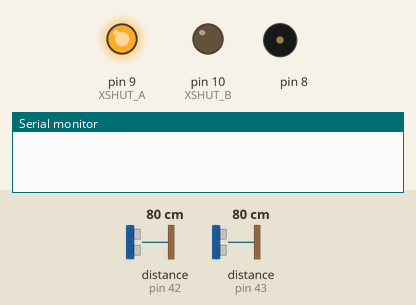
This sketch was run on a simulated Arduino Uno, built with avr-gcc and run on an emulated ATmega328P. On the bench: output pins drawn as LEDs (lit = HIGH), buzzer (waves = sounding), the last lines printed to the serial monitor. The inputs (shaded band) are chosen by the test bench; at power-on: distance to the obstacle (sensors on pin 42, pin 43) 80 cm.

Above: at 0.1 s.
At 1.4 s:
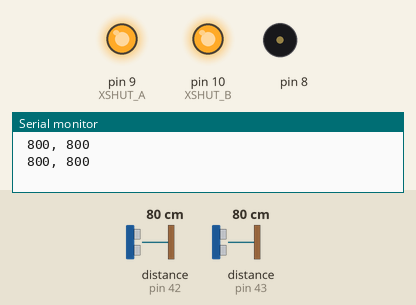
1.5 s: distance to the obstacle (sensor on pin 42) set to 2 cm
4.5 s: distance to the obstacle (sensor on pin 43) set to 2 cm
7.5 s: distance to the obstacle (sensor on pin 42) set to 18 cm
10.5 s: distance to the obstacle (sensor on pin 43) set to 120 cm
Timing chart, 0 to 14.5 s (numbered marks = the images above; inputs shaded):
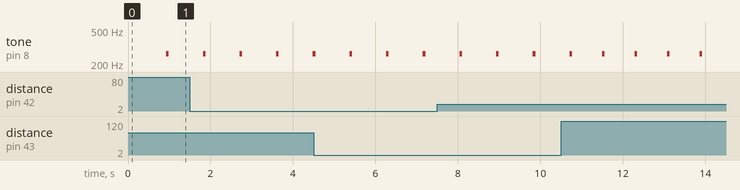

The sketch:

sketch_oct27d.ino
```cpp
#include <VL53L1X.h>
#include <pitches.h>
#include <Wire.h>
VL53L1X sensor_A; //센서 오브젝트 생성
VL53L1X sensor_B; //센서 오브젝트 생성
int startTime = millis(); //타이밍 루프
int mInterval = 100; //리프레시 10hz

#define XSHUT_A 9
#define XSHUT_B 10

#define M_INTERVAL 50

void setup() {

    Serial.begin(115200);

    Wire.begin(); // I2C
    Wire.setClock(400000); // 400khz I2c

    // 핀모드를 output으로
    pinMode(XSHUT_A ,OUTPUT);
    pinMode(XSHUT_B ,OUTPUT);

    //모든 tof를 끔
    digitalWrite(XSHUT_A, LOW);
    digitalWrite(XSHUT_B, LOW);

    //-----------------------------------------------------------------
    //FIRST WE WILL CONFIGURE AND SETUP SENSOR_A
    //-----------------------------------------------------------------
    delay(50);
    digitalWrite(XSHUT_A, HIGH); //센서 A 켬
    delay(50);

    sensor_A.setTimeout(500); //센서 타임아웃 세팅

    if (!sensor_A.init())//센서 초기화 try
    {
        //센서가 시간 내에 응답하지 않음
        Serial.println("Sensor_A is not responding, check your wiring");
    }
    else
    {
        sensor_A.setAddress(42); //센서 I2C 주소 세팅
        sensor_A.setDistanceMode(VL53L1X::Long); //Set the sensor to maximum range of 4 meters
        sensor_A.setMeasurementTimingBudget(40000); //Set its timing budget in microseconds longer timing budgets will give more accurate measurements
        sensor_A.startContinuous(M_INTERVAL); //Sets the interval where a measurement can be requested in milliseconds
    }

    //-----------------------------------------------------------------
    //NOW CONFIGURE AND SETUP SENSOR_B
    //-----------------------------------------------------------------
    delay(50);
    digitalWrite(XSHUT_B, HIGH); //Turn sensor_A on
    delay(50);

    sensor_B.setTimeout(500); //Set the sensors timeout

    if (!sensor_B.init())//try to initilise the sensor
    {
        //Sensor does not respond within the timeout time
        Serial.println("Sensor_A is not responding, check your wiring");
    }
    else
    {
        sensor_B.setAddress(43); //Set the sensors I2C address
        sensor_B.setDistanceMode(VL53L1X::Long); //Set the sensor to maximum range of 4 meters
        sensor_B.setMeasurementTimingBudget(40000); //Set its timing budget in microseconds longer timing budgets will give more accurate measurements
        sensor_B.startContinuous(M_INTERVAL); //Sets the interval where a measurement can be requested in milliseconds
    }

}

char buf[40];

word M;
int B; //Beat

void loop() {
    //We have to be careful here. If we request a measurement before the measurement has been taken your
    //code will be blovked until the measurement is complete. In order to stop this from happening we
    //must ensure that time between measurement requests is greater than the timing budget and the argument
    //given in the startContinuous() function. In our case our measurement time must be greater than 50mS.

    if((millis()- startTime) > mInterval)
    {
        sprintf(buf, "%4d,%4d",sensor_A.read(),sensor_B.read());
        Serial.println(buf); //Get a reading in millimeters
        startTime = millis();
    }

if(sensor_B.read() < 1000 && sensor_B.read() < sensor_A.read()){
  M = NOTE_C3;
  B = 32;
}
if(sensor_B.read() < 1000 && sensor_A.read() < 1000){
  M = NOTE_C4;
  B = 32;
}
if(sensor_A.read() < 1000 && sensor_A.read() < sensor_B.read()){
  M = NOTE_C5;
  B = 32;
}


if(1000 < sensor_B.read() < 2000 && sensor_B.read() < sensor_A.read()){
  M = NOTE_C3;
  B = 16;
}
if(1000 < sensor_B.read() < 2000 && 1000 < sensor_A.read() < 2000){
  M = NOTE_C4;
  B = 16;
}
if(1000 < sensor_A.read() && sensor_A.read() < 2000 && sensor_A.read() < sensor_B.read()){
  M = NOTE_C5;
  B = 16;
}


if(2000 < sensor_B.read() && sensor_B.read() < 3000 && sensor_B.read() < sensor_A.read()){
  M = NOTE_C3;
  B = 8;
}
if(2000 < sensor_B.read() && sensor_B.read() < 3000 && 2000 < sensor_A.read() < 3000){
  M = NOTE_C4;
  B = 8;
}
if(2000 < sensor_A.read() && sensor_A.read() < 3000 && sensor_A.read() < sensor_B.read()){
  M = NOTE_C5;
  B = 8;
}


if(3000 < sensor_B.read() && sensor_B.read() < 3800 && sensor_B.read() < sensor_A.read()){
  M = NOTE_C3;
  B = 4;
}
if(3000 < sensor_B.read() && sensor_B.read() < 3800 && 3000 < sensor_A.read() < 3800){
  M = NOTE_C4;
  B = 4;
}
if(3000 < sensor_A.read() && sensor_A.read() < 3800 && sensor_A.read() < sensor_B.read()){
  M = NOTE_C5;
  B = 4;
}


// iterate over the notes of the melody:
// notes in the melody:
int melody[] = {
  M, 0
};
// note durations: 4 = quarter note, 8 = eighth note, etc.:
int noteDurations[] = {
  B, B
};

  for (int thisNote = 0; thisNote < 2; thisNote++) {

    // to calculate the note duration, take one second divided by the note type.

    //e.g. quarter note = 1000 / 4, eighth note = 1000/8, etc.

    int noteDuration = 1000 / B;

    tone(8, melody[thisNote], noteDuration);

    // to distinguish the notes, set a minimum time between them.

    // the note's duration + 30% seems to work well:

    int pauseBetweenNotes = noteDuration * 1.30;

    delay(pauseBetweenNotes);

    // stop the tone playing:

    noTone(8);

}
}
```

Measured:
- by itself, tone on pin 8: alternates 262 Hz for 0.06 s and silent for 0.73 s
